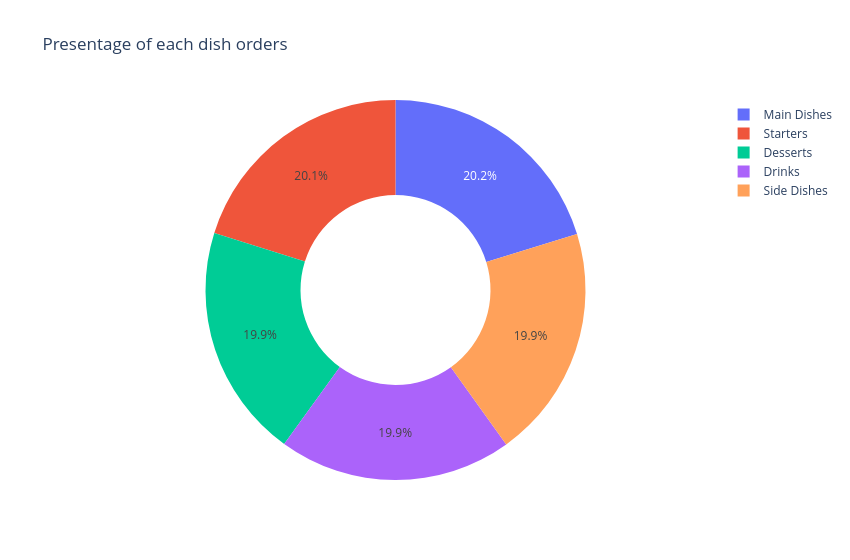

The cell this chart's notebook holds for it:
### Markdown cell above
7.Presentage of each Dish

### Code cell
px.pie(data_frame=df,names='Category',title='Presentage of each dish orders',width=850,hole=0.5)

### Figure 1 — Plotly figure (JSON) as saved in the notebook; plotly's stock layout.template omitted (floating-point values rounded to 4 significant figures; data arrays with more than 128 entries replaced by an {"elided": "..."} marker saying what was removed)
{"data": [{"domain": {"x": [0, 1], "y": [0, 1]}, "hole": 0.5, "hovertemplate": "Category=%{label}<extra></extra>", "labels": {"elided": "17104 str values"}, "legendgroup": "", "name": "", "showlegend": true, "type": "pie"}], "layout": {"legend": {"tracegroupgap": 0}, "title": {"text": "Presentage of each dish orders"}, "width": 850}}
